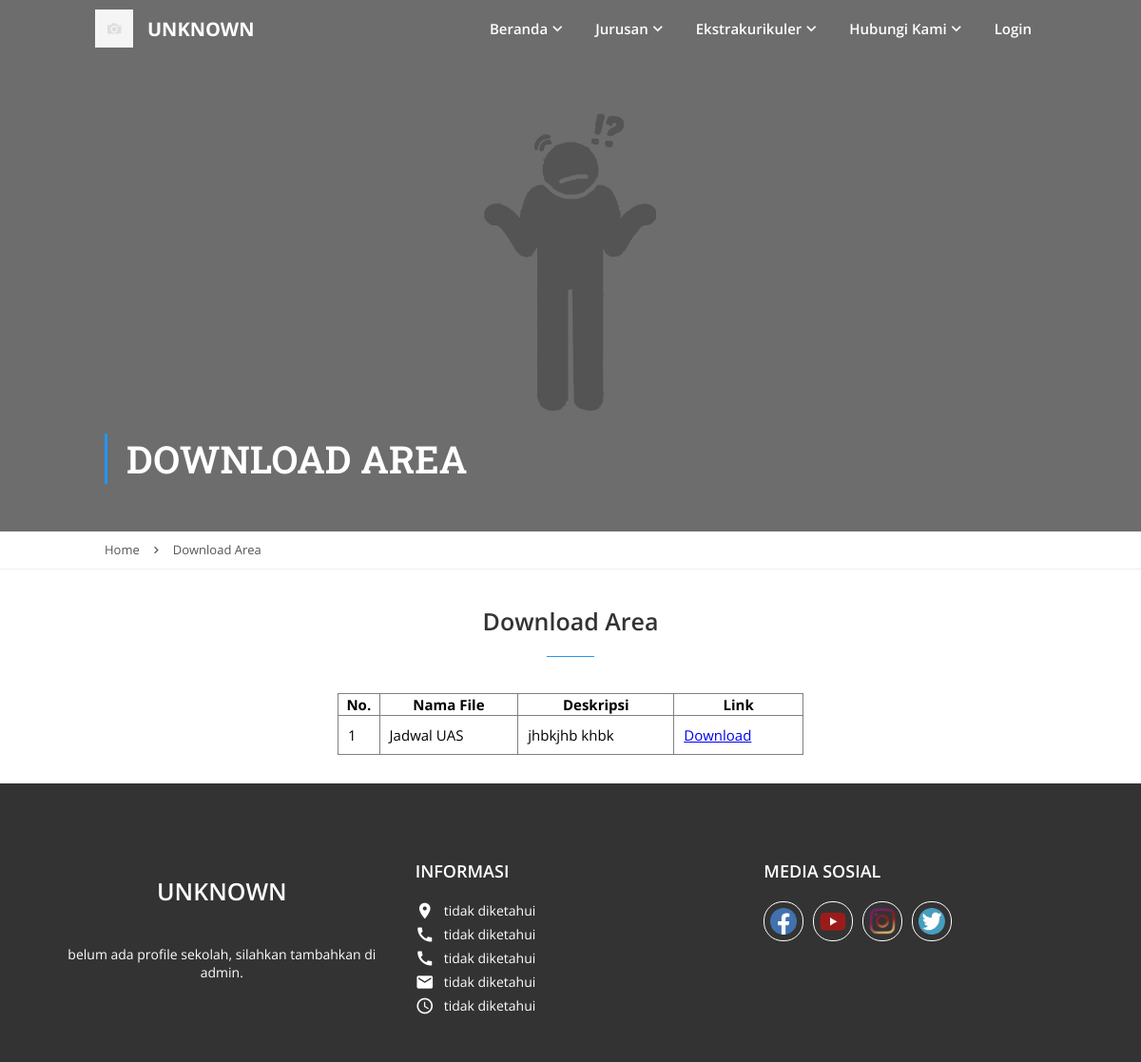
Page /index.php/download/list on the earlier database version.
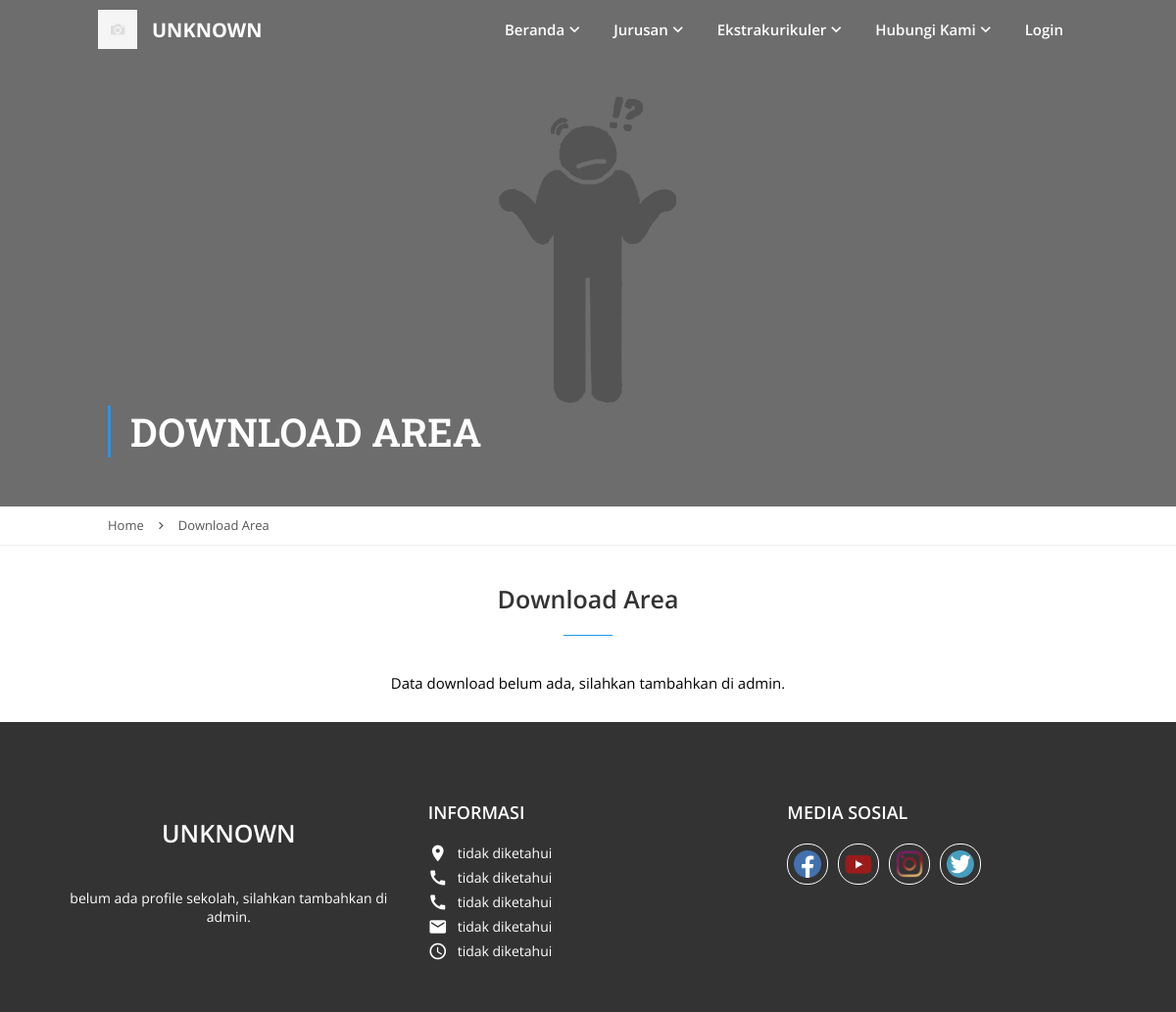
Same page on the later database version.
### tables this page shows
CREATE TABLE `download` (
  `id` bigint(20) UNSIGNED NOT NULL,
  `name` varchar(255) NOT NULL,
  `link` varchar(255) NOT NULL,
  `summary` varchar(255) NOT NULL,
  `created_at` timestamp NULL DEFAULT NULL,
  `updated_at` timestamp NULL DEFAULT NULL
);

### application/controllers/Download.php (called while the page is built, shortened)
<?php
class Download extends CI_Controller {
    public function list() {
		$datas = $this->db->get('download')->result();
        $title = 'Download Area';
        $this->load->view('pages/layout', [
            'title' => $title,
            'page' => 'download/list',
            'datas' => $datas,
            'majors' => $this->dataMajor(),
            'profile' => $this->dataProfile(),
            'extras' => $this->dataExtra()
        ]);
	}
	private function dataExtra() {
		$result = $this->db->get('extra');
		return $result->result();
	}
	private function dataMajor() {
		$result = $this->db->get('major');
		return $result->result();
	}
	private function dataProfile() {
		$result = $this->db->get('profile');
		if (count($result->result()) != 0) {
			$output = $result->result()[0];
			$output->facebook = !preg_match('/http/', $output->facebook) ? 'https://'.$output->facebook : $output->facebook;
			$output->youtube = !preg_match('/http/', $output->youtube) ? 'https://'.$output->youtube : $output->youtube;
			$output->instagram = !preg_match('/http/', $output->instagram) ? 'https://'.$output->instagram : $output->instagram;
			$output->twitter = !preg_match('/http/', $output->twitter) ? 'https://'.$output->twitter : $output->twitter;
			return $output;
		} else {
			return [];
		}
	}
}

### index.php (called while the page is built, shortened)
<?php
require_once BASEPATH.'core/CodeIgniter.php';

### application/helpers/global_functions_helper.php (called while the page is built, shortened)
<?php
function pages_banner() {
    $ci = get_instance();
    $faces = $ci->db->get('face')->result();
    if (count($faces) != 0) {
        return base_url('img/face/'.$faces[0]->photo);
    } else {
        return base_url('img/face/default.png');
    }
}

### application/views/pages/download/list.php (the view)
<div class="page-layout-table-download">
    <?php if(count($datas) != 0) : ?>
        <table border="1">
            <tr>
                <th>No.</th>
                <th>Nama File</th>
                <th>Deskripsi</th>
                <th>Link</th>
            </tr>
            <?php foreach($datas as $i => $data) : ?>
                <tr>
                    <td><?= $i+1 ?></td>
                    <td><?= $data->name ?></td>
                    <td><?= $data->summary ?></td>
                    <td>
                        <a href="<?= $data->link ?>" target="_blank">Download</a>
                    </td>
                </tr>
            <?php endforeach; ?>
        </table>
    <?php else : ?>
        <div style="text-align: center">Data download belum ada, silahkan tambahkan di admin.</div>
    <?php endif; ?>
</div>

### application/views/pages/layout.php (shortened to what this page needs)
<!DOCTYPE html>
<html lang="en">
<head>
  <link rel="stylesheet" href="<?= base_url('/css/home.css') ?>">
  <link rel="stylesheet" href="<?= base_url('/css/page-layout.css') ?>">
</head>
<body>
  <?php $this->load->view('nav') ?>
  <div class="page-layout-bg">
    <img src="<?= pages_banner() ?>">
    <div class="page-layout-title"><?= strtoupper($title) ?></div>
  </div>
  <div class="page-layout-nav">
    <a href="<?= base_url() ?>">Home</a>
    <i class="material-icons">keyboard_arrow_right</i>
    <div class="page-layout-nav-title"><?= $title ?></div>
  </div>
  <div class="page-layout-second-title">
    <div class="page-layout-second-title-text"><?= $title ?></div>
    <div class="page-layout-second-title-border"></div>
  </div>
  <div class="page-layout-box">
    <div class="page-layout-box-container">
      <?php $this->load->view('pages/'.$page) ?>
    </div>
    <?php $this->load->view('footer') ?>
  </div>
</body>
</html>

### application/views/nav.php (shortened to what this page needs)
<div class="nav">
  <div class="nav-logo">
    <a class="nav-home" href="<?= base_url('/') ?>">
      <img src="<?= base_url() ?>img/profile/<?= $profile->logo ?? 'default.jpg' ?>" draggable="false" />
      <div class="nav-school-name"><?= $profile->name ?? 'UNKNOWN' ?></div>
    </a>
  </div>
  <div class="nav-menus">
    <div class="nav-menu" href="#">
      <span class="nav-caption" data-sub="1">
        <span>Beranda</span>
        <i class="material-icons">keyboard_arrow_down</i>
      </span>
    </div>
    <div class="nav-menu" href="#">
      <span class="nav-caption" data-sub="2">
        <span>Jurusan</span>
        <i class="material-icons">keyboard_arrow_down</i>
      </span>
    </div>
    <div class="nav-menu" href="#">
      <span class="nav-caption" data-sub="3">
        <span>Ekstrakurikuler</span>
        <i class="material-icons">keyboard_arrow_down</i>
      </span>
    </div>
    <div class="nav-menu" href="#">
      <span class="nav-caption" data-sub="4">
        <span>Hubungi&nbsp;Kami</span>
        <i class="material-icons">keyboard_arrow_down</i>
      </span>
    </div>
    <a class="nav-menu" href="<?= base_url('login') ?>">
      <span class="nav-caption" data-sub="6">Login</span>
    </a>
  </div>
</div>

### application/views/footer.php
<footer>
  <div class="footer-col">
    <div class="footer-title-prime"><?= $profile->name ?? 'UNKNOWN' ?></div>
    <div class="footer-text"><?= $profile->text ?? 'belum ada profile sekolah, silahkan tambahkan di admin.' ?></div>
  </div>
  <div class="footer-col fi-left">
    <div class="footer-title">INFORMASI</div>
    <div class="footer-item-wrap">
      <div class="footer-item">
        <i class="material-icons">location_on</i>
        <span><?= $profile->address ?? 'tidak diketahui' ?></span>
      </div>
      <div class="footer-item">
        <i class="material-icons">call</i>
        <span><?= $profile->phone ?? 'tidak diketahui' ?></span>
      </div>
      <div class="footer-item">
        <i class="material-icons">call</i>
        <span><?= $profile->wa ?? 'tidak diketahui' ?></span>
      </div>
      <div class="footer-item">
        <i class="material-icons">email</i>
        <span><?= $profile->email ?? 'tidak diketahui' ?></span>
      </div>
      <div class="footer-item">
        <i class="material-icons">schedule</i>
        <span><?= $profile->schedule ?? 'tidak diketahui' ?></span>
      </div>
    </div>
  </div>
  <div class="footer-col fi-left">
    <div class="footer-title">MEDIA SOSIAL</div>
    <div class="footer-item-wrap">
      <div class="footer-box">
        <a class="footer-medsos" href="<?= $profile->facebook ?? '#' ?>">
          <img src="<?= base_url('img/footer/facebook.png') ?>" draggable="false" />
        </a>
        <a class="footer-medsos" href="<?= $profile->youtube ?? '#' ?>">
          <img src="<?= base_url('img/footer/youtube.png') ?>" draggable="false" />
        </a>
        <a class="footer-medsos" href="<?= $profile->instagram ?? '#' ?>">
          <img src="<?= base_url('img/footer/instagram.png') ?>" draggable="false" />
        </a>
        <a class="footer-medsos" href="<?= $profile->twitter ?? '#' ?>">
          <img src="<?= base_url('img/footer/twitter.png') ?>" draggable="false" />
        </a>
      </div>
    </div>
  </div>
</footer>

### css/home.css (style rules this page uses)
* { margin: 0; font-family: 'Open Sans', sans-serif; }
.nav { position: fixed; width: 100%; height: 60px; top: 0; left: 0; display: grid; grid-template-columns: 250px 1fr; padding: 0 100px; box-sizing: border-box; z-index: 99; transition: 0.3s; }
.nav-logo { height: 60px; }
.nav-home { display: flex; align-items: center; text-decoration: none; height: 100%; }
.nav-logo img { height: 40px; }
.nav-school-name { color: #fff; font-size: 20px; font-weight: bold; margin-left: 15px; }
.nav-menus { display: flex; justify-content: flex-end; align-items: center; }
.nav-menu { position: relative; height: 20px; width: max-content; font-size: 15px; font-weight: 600; color: #fff; text-decoration: none; margin: 0 15px; user-select: none; cursor: pointer; }
.nav-caption { display: flex; align-items: center; }
.nav-caption i { font-size: 20px; }
footer { width: 100%; background: #333; display: grid; grid-template-columns: 1fr 1fr 1fr; color: #fff; padding: 0 50px; box-sizing: border-box; }
.footer-col { display: flex; align-items: center; justify-content: center; flex-direction: column; margin: 80px 20px; box-sizing: border-box; }
.footer-title-prime { font-size: 25px; font-weight: 600; margin-bottom: 20px; text-align: center; }
.footer-text { font-size: 14px; text-align: center; margin-top: 20px; }
.footer-title { font-size: 18px; font-weight: 600; margin-bottom: 20px; }
.footer-item-wrap { height: 100px; }
.footer-item { font-size: 14px; display: flex; align-items: center; margin-bottom: 5px; }
.footer-item i { font-size: 20px; margin-right: 10px; }
.fi-left { align-items: flex-start !important; }
.footer-box { display: flex; justify-content: flex-start; }
.footer-medsos { width: 40px; height: 40px; border-radius: 20px; border: 1px solid #fff; display: flex; justify-content: center; align-items: center; user-select: none; cursor: pointer; transition: 0.3s; margin-right: 10px; }
.footer-medsos img { width: 70%; height: 70%; filter: grayscale(0.5); transition: 0.3s; }

### css/page-layout.css (style rules this page uses)
.page-layout-bg { position: absolute; width: 100%; height: 50%; top: 0; left: 0; }
.page-layout-bg img { width: 100%; height: 100%; object-fit: cover; filter: brightness(0.5); }
.page-layout-title { position: absolute; width: calc(100% - 223px); height: max-content; border-left: 3px solid #2196f3; color: #fff; font-size: 40px; bottom: 50px; left: 110px; font-weight: 600; padding-left: 20px; display: flex; align-items: center; font-family: 'Roboto Slab', serif; }
.page-layout-nav { position: absolute; min-width: 100%; max-width: 100%; height: 40px; top: 50%; padding: 0 110px; box-sizing: border-box; border-bottom: 1px solid #eee; display: flex; align-items: center; font-size: 13px; color: #555; overflow-x: auto; }
.page-layout-nav a { margin-right: 10px; color: #555; text-decoration: none; }
.page-layout-nav i { font-size: 15px; margin-right: 10px; }
.page-layout-nav-title { white-space: nowrap; }
.page-layout-second-title { position: absolute; width: 100%; height: 130px; display: flex; align-items: center; justify-content: center; flex-direction: column; top: calc(50% + 40px); text-align: center; }
.page-layout-second-title-text { font-size: 25px; font-weight: 600; color: #333; }
.page-layout-second-title-border { width: 50px; height: 1px; background: #2196f3; margin-top: 20px; }
.page-layout-box { position: absolute; width: 100%; height: max-content; top: calc(50% + 170px); left: 0; }
.page-layout-box-container { padding: 0 110px 30px 110px; box-sizing: border-box; font-size: 15px; }
.page-layout-table-download { width: 100%; display: flex; justify-content: center; }
.page-layout-table-download table { width: 50%; border-collapse: collapse; }
.page-layout-table-download table td { padding: 10px; }

Differences in the rows shown:
removed download: name "Jadwal UAS", summary "jhbkjhb khbk"
Other differences:
text no longer shown: "No. Nama File Deskripsi Link"
text now shown: "Data download belum ada, silahkan tambahkan di admin."
